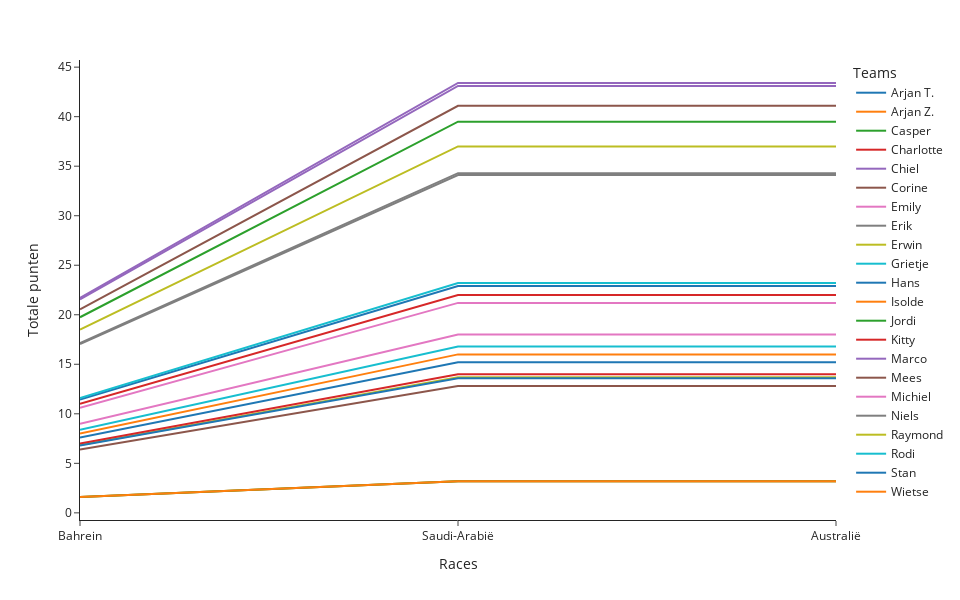

Notebook code for this chart:
### Code cell
discrete_colors = px.colors.sample_colorscale('Bluered', np.arange(0.5, 21.5) / 22)
print(discrete_colors)
fig = px.line(
    df_score_cumsum, template='simple_white',
    labels={ "team" : "Teams" },
    width=960, height=600)#, color_discrete_map=discrete_colors)
fig.update_layout(xaxis_title="Races") 
fig.update_layout(yaxis_title="Totale punten")
fig.show()

### Figure 1 — Plotly figure (JSON) as saved in the notebook; plotly's stock layout.template omitted (floating-point values rounded to 4 significant figures)
{"data": [{"hovertemplate": "Teams=Arjan T.<br>race=%{x}<br>value=%{y}<extra></extra>", "legendgroup": "Arjan T.", "line": {"color": "#1F77B4", "dash": "solid"}, "marker": {"symbol": "circle"}, "mode": "lines", "name": "Arjan T.", "orientation": "v", "showlegend": true, "type": "scatter", "x": ["Bahrein", "Saudi-Arabië", "Australië"], "xaxis": "x", "y": [11.45, 22.9, 22.9], "yaxis": "y"}, {"hovertemplate": "Teams=Arjan Z.<br>race=%{x}<br>value=%{y}<extra></extra>", "legendgroup": "Arjan Z.", "line": {"color": "#FF7F0E", "dash": "solid"}, "marker": {"symbol": "circle"}, "mode": "lines", "name": "Arjan Z.", "orientation": "v", "showlegend": true, "type": "scatter", "x": ["Bahrein", "Saudi-Arabië", "Australië"], "xaxis": "x", "y": [8, 16, 16], "yaxis": "y"}, {"hovertemplate": "Teams=Casper<br>race=%{x}<br>value=%{y}<extra></extra>", "legendgroup": "Casper", "line": {"color": "#2CA02C", "dash": "solid"}, "marker": {"symbol": "circle"}, "mode": "lines", "name": "Casper", "orientation": "v", "showlegend": true, "type": "scatter", "x": ["Bahrein", "Saudi-Arabië", "Australië"], "xaxis": "x", "y": [19.75, 39.5, 39.5], "yaxis": "y"}, {"hovertemplate": "Teams=Charlotte<br>race=%{x}<br>value=%{y}<extra></extra>", "legendgroup": "Charlotte", "line": {"color": "#D62728", "dash": "solid"}, "marker": {"symbol": "circle"}, "mode": "lines", "name": "Charlotte", "orientation": "v", "showlegend": true, "type": "scatter", "x": ["Bahrein", "Saudi-Arabië", "Australië"], "xaxis": "x", "y": [11, 22, 22], "yaxis": "y"}, {"hovertemplate": "Teams=Chiel<br>race=%{x}<br>value=%{y}<extra></extra>", "legendgroup": "Chiel", "line": {"color": "#9467BD", "dash": "solid"}, "marker": {"symbol": "circle"}, "mode": "lines", "name": "Chiel", "orientation": "v", "showlegend": true, "type": "scatter", "x": ["Bahrein", "Saudi-Arabië", "Australië"], "xaxis": "x", "y": [21.7, 43.4, 43.4], "yaxis": "y"}, {"hovertemplate": "Teams=Corine<br>race=%{x}<br>value=%{y}<extra></extra>", "legendgroup": "Corine", "line": {"color": "#8C564B", "dash": "solid"}, "marker": {"symbol": "circle"}, "mode": "lines", "name": "Corine", "orientation": "v", "showlegend": true, "type": "scatter", "x": ["Bahrein", "Saudi-Arabië", "Australië"], "xaxis": "x", "y": [20.55, 41.1, 41.1], "yaxis": "y"}, {"hovertemplate": "Teams=Emily<br>race=%{x}<br>value=%{y}<extra></extra>", "legendgroup": "Emily", "line": {"color": "#E377C2", "dash": "solid"}, "marker": {"symbol": "circle"}, "mode": "lines", "name": "Emily", "orientation": "v", "showlegend": true, "type": "scatter", "x": ["Bahrein", "Saudi-Arabië", "Australië"], "xaxis": "x", "y": [9, 18, 18], "yaxis": "y"}, {"hovertemplate": "Teams=Erik<br>race=%{x}<br>value=%{y}<extra></extra>", "legendgroup": "Erik", "line": {"color": "#7F7F7F", "dash": "solid"}, "marker": {"symbol": "circle"}, "mode": "lines", "name": "Erik", "orientation": "v", "showlegend": true, "type": "scatter", "x": ["Bahrein", "Saudi-Arabië", "Australië"], "xaxis": "x", "y": [17.05, 34.1, 34.1], "yaxis": "y"}, {"hovertemplate": "Teams=Erwin<br>race=%{x}<br>value=%{y}<extra></extra>", "legendgroup": "Erwin", "line": {"color": "#BCBD22", "dash": "solid"}, "marker": {"symbol": "circle"}, "mode": "lines", "name": "Erwin", "orientation": "v", "showlegend": true, "type": "scatter", "x": ["Bahrein", "Saudi-Arabië", "Australië"], "xaxis": "x", "y": [6.85, 13.7, 13.7], "yaxis": "y"}, {"hovertemplate": "Teams=Grietje<br>race=%{x}<br>value=%{y}<extra></extra>", "legendgroup": "Grietje", "line": {"color": "#17BECF", "dash": "solid"}, "marker": {"symbol": "circle"}, "mode": "lines", "name": "Grietje", "orientation": "v", "showlegend": true, "type": "scatter", "x": ["Bahrein", "Saudi-Arabië", "Australië"], "xaxis": "x", "y": [11.6, 23.2, 23.2], "yaxis": "y"}, {"hovertemplate": "Teams=Hans<br>race=%{x}<br>value=%{y}<extra></extra>", "legendgroup": "Hans", "line": {"color": "#1F77B4", "dash": "solid"}, "marker": {"symbol": "circle"}, "mode": "lines", "name": "Hans", "orientation": "v", "showlegend": true, "type": "scatter", "x": ["Bahrein", "Saudi-Arabië", "Australië"], "xaxis": "x", "y": [7.6, 15.2, 15.2], "yaxis": "y"}, {"hovertemplate": "Teams=Isolde<br>race=%{x}<br>value=%{y}<extra></extra>", "legendgroup": "Isolde", "line": {"color": "#FF7F0E", "dash": "solid"}, "marker": {"symbol": "circle"}, "mode": "lines", "name": "Isolde", "orientation": "v", "showlegend": true, "type": "scatter", "x": ["Bahrein", "Saudi-Arabië", "Australië"], "xaxis": "x", "y": [1.6, 3.2, 3.2], "yaxis": "y"}, {"hovertemplate": "Teams=Jordi<br>race=%{x}<br>value=%{y}<extra></extra>", "legendgroup": "Jordi", "line": {"color": "#2CA02C", "dash": "solid"}, "marker": {"symbol": "circle"}, "mode": "lines", "name": "Jordi", "orientation": "v", "showlegend": true, "type": "scatter", "x": ["Bahrein", "Saudi-Arabië", "Australië"], "xaxis": "x", "y": [1.6, 3.2, 3.2], "yaxis": "y"}, {"hovertemplate": "Teams=Kitty<br>race=%{x}<br>value=%{y}<extra></extra>", "legendgroup": "Kitty", "line": {"color": "#D62728", "dash": "solid"}, "marker": {"symbol": "circle"}, "mode": "lines", "name": "Kitty", "orientation": "v", "showlegend": true, "type": "scatter", "x": ["Bahrein", "Saudi-Arabië", "Australië"], "xaxis": "x", "y": [7, 14, 14], "yaxis": "y"}, {"hovertemplate": "Teams=Marco<br>race=%{x}<br>value=%{y}<extra></extra>", "legendgroup": "Marco", "line": {"color": "#9467BD", "dash": "solid"}, "marker": {"symbol": "circle"}, "mode": "lines", "name": "Marco", "orientation": "v", "showlegend": true, "type": "scatter", "x": ["Bahrein", "Saudi-Arabië", "Australië"], "xaxis": "x", "y": [21.55, 43.1, 43.1], "yaxis": "y"}, {"hovertemplate": "Teams=Mees<br>race=%{x}<br>value=%{y}<extra></extra>", "legendgroup": "Mees", "line": {"color": "#8C564B", "dash": "solid"}, "marker": {"symbol": "circle"}, "mode": "lines", "name": "Mees", "orientation": "v", "showlegend": true, "type": "scatter", "x": ["Bahrein", "Saudi-Arabië", "Australië"], "xaxis": "x", "y": [6.4, 12.8, 12.8], "yaxis": "y"}, {"hovertemplate": "Teams=Michiel<br>race=%{x}<br>value=%{y}<extra></extra>", "legendgroup": "Michiel", "line": {"color": "#E377C2", "dash": "solid"}, "marker": {"symbol": "circle"}, "mode": "lines", "name": "Michiel", "orientation": "v", "showlegend": true, "type": "scatter", "x": ["Bahrein", "Saudi-Arabië", "Australië"], "xaxis": "x", "y": [10.6, 21.2, 21.2], "yaxis": "y"}, {"hovertemplate": "Teams=Niels<br>race=%{x}<br>value=%{y}<extra></extra>", "legendgroup": "Niels", "line": {"color": "#7F7F7F", "dash": "solid"}, "marker": {"symbol": "circle"}, "mode": "lines", "name": "Niels", "orientation": "v", "showlegend": true, "type": "scatter", "x": ["Bahrein", "Saudi-Arabië", "Australië"], "xaxis": "x", "y": [17.15, 34.3, 34.3], "yaxis": "y"}, {"hovertemplate": "Teams=Raymond<br>race=%{x}<br>value=%{y}<extra></extra>", "legendgroup": "Raymond", "line": {"color": "#BCBD22", "dash": "solid"}, "marker": {"symbol": "circle"}, "mode": "lines", "name": "Raymond", "orientation": "v", "showlegend": true, "type": "scatter", "x": ["Bahrein", "Saudi-Arabië", "Australië"], "xaxis": "x", "y": [18.5, 37, 37], "yaxis": "y"}, {"hovertemplate": "Teams=Rodi<br>race=%{x}<br>value=%{y}<extra></extra>", "legendgroup": "Rodi", "line": {"color": "#17BECF", "dash": "solid"}, "marker": {"symbol": "circle"}, "mode": "lines", "name": "Rodi", "orientation": "v", "showlegend": true, "type": "scatter", "x": ["Bahrein", "Saudi-Arabië", "Australië"], "xaxis": "x", "y": [8.4, 16.8, 16.8], "yaxis": "y"}, {"hovertemplate": "Teams=Stan<br>race=%{x}<br>value=%{y}<extra></extra>", "legendgroup": "Stan", "line": {"color": "#1F77B4", "dash": "solid"}, "marker": {"symbol": "circle"}, "mode": "lines", "name": "Stan", "orientation": "v", "showlegend": true, "type": "scatter", "x": ["Bahrein", "Saudi-Arabië", "Australië"], "xaxis": "x", "y": [6.8, 13.6, 13.6], "yaxis": "y"}, {"hovertemplate": "Teams=Wietse<br>race=%{x}<br>value=%{y}<extra></extra>", "legendgroup": "Wietse", "line": {"color": "#FF7F0E", "dash": "solid"}, "marker": {"symbol": "circle"}, "mode": "lines", "name": "Wietse", "orientation": "v", "showlegend": true, "type": "scatter", "x": ["Bahrein", "Saudi-Arabië", "Australië"], "xaxis": "x", "y": [1.6, 3.2, 3.2], "yaxis": "y"}], "layout": {"height": 600, "legend": {"title": {"text": "Teams"}, "tracegroupgap": 0}, "margin": {"t": 60}, "width": 960, "xaxis": {"anchor": "y", "domain": [0, 1], "title": {"text": "Races"}}, "yaxis": {"anchor": "x", "domain": [0, 1], "title": {"text": "Totale punten"}}}}
